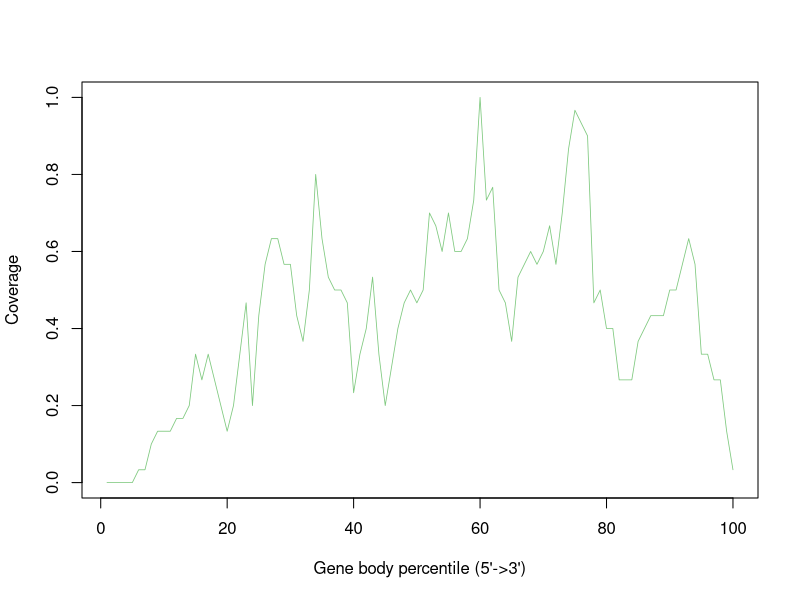

This figure's R source:
GSM4486040_Aligned.sortedByCoord_sorted.out <- c(0.0,0.0,0.0,0.0,0.0,0.03333333333333333,0.03333333333333333,0.1,0.13333333333333333,0.13333333333333333,0.13333333333333333,0.16666666666666666,0.16666666666666666,0.2,0.3333333333333333,0.26666666666666666,0.3333333333333333,0.26666666666666666,0.2,0.13333333333333333,0.2,0.3333333333333333,0.4666666666666667,0.2,0.43333333333333335,0.5666666666666667,0.6333333333333333,0.6333333333333333,0.5666666666666667,0.5666666666666667,0.43333333333333335,0.36666666666666664,0.5,0.8,0.6333333333333333,0.5333333333333333,0.5,0.5,0.4666666666666667,0.23333333333333334,0.3333333333333333,0.4,0.5333333333333333,0.3333333333333333,0.2,0.3,0.4,0.4666666666666667,0.5,0.4666666666666667,0.5,0.7,0.6666666666666666,0.6,0.7,0.6,0.6,0.6333333333333333,0.7333333333333333,1.0,0.7333333333333333,0.7666666666666667,0.5,0.4666666666666667,0.36666666666666664,0.5333333333333333,0.5666666666666667,0.6,0.5666666666666667,0.6,0.6666666666666666,0.5666666666666667,0.7,0.8666666666666667,0.9666666666666667,0.9333333333333333,0.9,0.4666666666666667,0.5,0.4,0.4,0.26666666666666666,0.26666666666666666,0.26666666666666666,0.36666666666666664,0.4,0.43333333333333335,0.43333333333333335,0.43333333333333335,0.5,0.5,0.5666666666666667,0.6333333333333333,0.5666666666666667,0.3333333333333333,0.3333333333333333,0.26666666666666666,0.26666666666666666,0.13333333333333333,0.03333333333333333)


pdf("GSM4486040.geneBodyCoverage.curves.pdf")
x=1:100
icolor = colorRampPalette(c("#7fc97f","#beaed4","#fdc086","#ffff99","#386cb0","#f0027f"))(1)
plot(x,GSM4486040_Aligned.sortedByCoord_sorted.out,type='l',xlab="Gene body percentile (5'->3')", ylab="Coverage",lwd=0.8,col=icolor[1])
dev.off()
